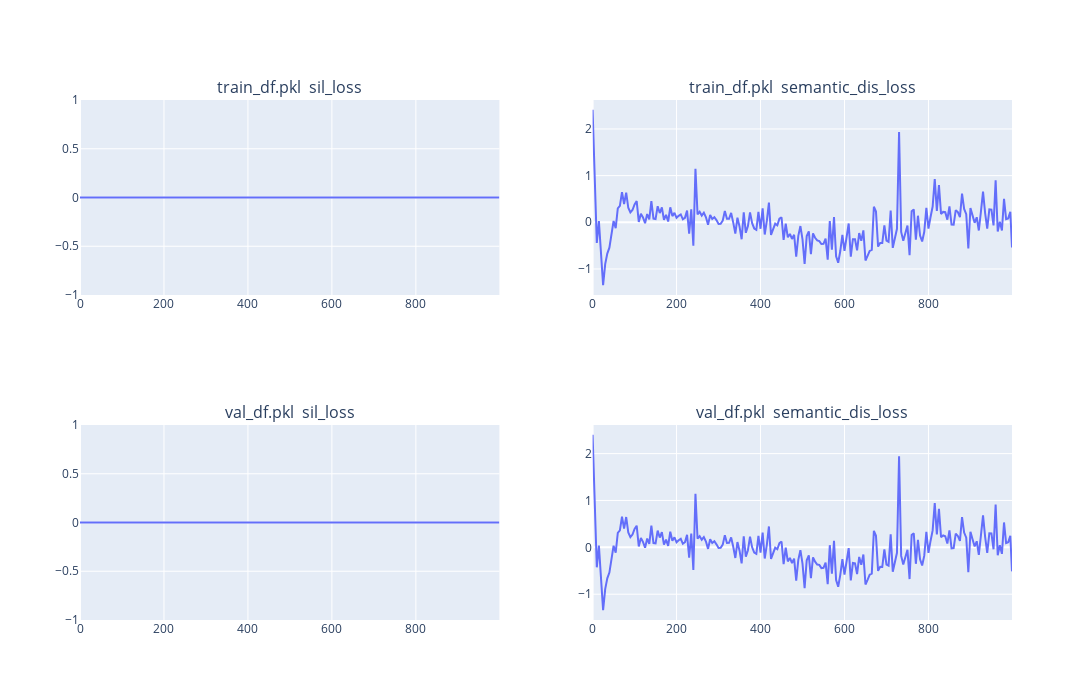

The notebook cell this image was saved under:
### Markdown cell above
# Show Adversarial Training Info

### Code cell
df_filenames = ["train_df.pkl", "val_df.pkl"]
losses_to_show = ["sil_loss", "semantic_dis_loss"]

fig = make_subplots(rows=2, cols=len(losses_to_show), subplot_titles=["{}  {}".format(partition, loss)for partition in df_filenames for loss in losses_to_show ])
for row_i, df_filename in enumerate(df_filenames):
    df = pickle.load(open(os.path.join(saved_model_path, df_filename), "rb"))
    df_epoch_avg = df.groupby("epoch", as_index=False).mean()
    display(df_epoch_avg)

    for col_i, loss in enumerate(losses_to_show):
        loss_fig = px.line(df_epoch_avg, x="epoch", y=loss)
        loss_trace = loss_fig['data'][0]
        fig.add_trace(loss_trace, row=row_i+1, col=col_i+1)


fig.update_layout(height=700, width=700*len(losses_to_show))
fig.show()

### Figure 1 — Plotly figure (JSON) as saved in the notebook; plotly's stock layout.template omitted (floating-point values rounded to 4 significant figures; data arrays with more than 128 entries replaced by an {"elided": "..."} marker saying what was removed)
{"data": [{"hovertemplate": "epoch=%{x}<br>sil_loss=%{y}<extra></extra>", "legendgroup": "", "line": {"color": "#636efa", "dash": "solid"}, "mode": "lines", "name": "", "orientation": "v", "showlegend": false, "type": "scatter", "x": {"elided": "201 int values"}, "xaxis": "x", "y": {"elided": "201 int values"}, "yaxis": "y"}, {"hovertemplate": "epoch=%{x}<br>semantic_dis_loss=%{y}<extra></extra>", "legendgroup": "", "line": {"color": "#636efa", "dash": "solid"}, "mode": "lines", "name": "", "orientation": "v", "showlegend": false, "type": "scatter", "x": {"elided": "201 int values"}, "xaxis": "x2", "y": {"elided": "201 float values"}, "yaxis": "y2"}, {"hovertemplate": "epoch=%{x}<br>sil_loss=%{y}<extra></extra>", "legendgroup": "", "line": {"color": "#636efa", "dash": "solid"}, "mode": "lines", "name": "", "orientation": "v", "showlegend": false, "type": "scatter", "x": {"elided": "201 int values"}, "xaxis": "x3", "y": {"elided": "201 int values"}, "yaxis": "y3"}, {"hovertemplate": "epoch=%{x}<br>semantic_dis_loss=%{y}<extra></extra>", "legendgroup": "", "line": {"color": "#636efa", "dash": "solid"}, "mode": "lines", "name": "", "orientation": "v", "showlegend": false, "type": "scatter", "x": {"elided": "201 int values"}, "xaxis": "x4", "y": {"elided": "201 float values"}, "yaxis": "y4"}], "layout": {"annotations": [{"font": {"size": 16}, "showarrow": false, "text": "train_df.pkl  sil_loss", "x": 0.225, "xanchor": "center", "xref": "paper", "y": 1, "yanchor": "bottom", "yref": "paper"}, {"font": {"size": 16}, "showarrow": false, "text": "train_df.pkl  semantic_dis_loss", "x": 0.775, "xanchor": "center", "xref": "paper", "y": 1, "yanchor": "bottom", "yref": "paper"}, {"font": {"size": 16}, "showarrow": false, "text": "val_df.pkl  sil_loss", "x": 0.225, "xanchor": "center", "xref": "paper", "y": 0.375, "yanchor": "bottom", "yref": "paper"}, {"font": {"size": 16}, "showarrow": false, "text": "val_df.pkl  semantic_dis_loss", "x": 0.775, "xanchor": "center", "xref": "paper", "y": 0.375, "yanchor": "bottom", "yref": "paper"}], "height": 700, "width": 1400, "xaxis": {"anchor": "y", "domain": [0, 0.45]}, "xaxis2": {"anchor": "y2", "domain": [0.55, 1]}, "xaxis3": {"anchor": "y3", "domain": [0, 0.45]}, "xaxis4": {"anchor": "y4", "domain": [0.55, 1]}, "yaxis": {"anchor": "x", "domain": [0.625, 1]}, "yaxis2": {"anchor": "x2", "domain": [0.625, 1]}, "yaxis3": {"anchor": "x3", "domain": [0, 0.375]}, "yaxis4": {"anchor": "x4", "domain": [0, 0.375]}}}
